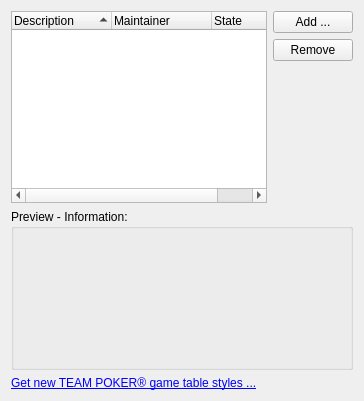
           <widget class="QWidget" name="tab_3">
            <attribute name="title">
             <string>Game Table</string>
            </attribute>
            <layout class="QGridLayout" name="gridLayout_13">
             <item row="0" column="1">
              <layout class="QVBoxLayout" name="verticalLayout">
               <item>
                <widget class="QPushButton" name="pushButton_addGameTableStyle">
                 <property name="text">
                  <string>Add ...</string>
                 </property>
                </widget>
               </item>
               <item>
                <widget class="QPushButton" name="pushButton_removeGameTableStyle">
                 <property name="text">
                  <string>Remove</string>
                 </property>
                </widget>
               </item>
               <item>
                <spacer name="verticalSpacer_3">
                 <property name="orientation">
                  <enum>Qt::Vertical</enum>
                 </property>
                 <property name="sizeHint" stdset="0">
                  <size>
                   <width>20</width>
                   <height>17</height>
                  </size>
                 </property>
                </spacer>
               </item>
              </layout>
             </item>
             <item row="1" column="0" colspan="2">
              <widget class="QGroupBox" name="groupBox_13">
               <property name="title">
                <string>Preview - Information:</string>
               </property>
               <layout class="QGridLayout" name="gridLayout_15">
                <item row="0" column="0">
                 <widget class="QLabel" name="label_gameTableStylePreview">
                  <property name="minimumSize">
                   <size>
                    <width>160</width>
                    <height>120</height>
                   </size>
                  </property>
                  <property name="maximumSize">
                   <size>
                    <width>160</width>
                    <height>120</height>
                   </size>
                  </property>
                  <property name="text">
                   <string/>
                  </property>
                 </widget>
                </item>
                <item row="0" column="1">
                 <widget class="QLabel" name="label_gameTableStyleInfo">
                  <property name="text">
                   <string/>
                  </property>
                  <property name="textFormat">
                   <enum>Qt::RichText</enum>
                  </property>
                  <property name="alignment">
                   <set>Qt::AlignLeading|Qt::AlignLeft|Qt::AlignTop</set>
                  </property>
                 </widget>
                </item>
               </layout>
              </widget>
             </item>
             <item row="2" column="0" colspan="2">
              <widget class="QLabel" name="label_55">
               <property name="text">
                <string>&lt;!DOCTYPE HTML PUBLIC &quot;-//W3C//DTD HTML 4.0//EN&quot; &quot;http://www.w3.org/TR/REC-html40/strict.dtd&quot;&gt;
&lt;html&gt;&lt;head&gt;&lt;meta name=&quot;qrichtext&quot; content=&quot;1&quot; /&gt;&lt;style type=&quot;text/css&quot;&gt;
p, li { white-space: pre-wrap; }
&lt;/style&gt;&lt;/head&gt;&lt;body&gt;
&lt;p style=&quot; margin-top:0px; margin-bottom:0px; margin-left:0px; margin-right:0px; -qt-block-indent:0; text-indent:0px;&quot;&gt;&lt;a href=&quot;http://http://www.teampoker.com/table_style/&quot;&gt;&lt;span style=&quot; text-decoration: underline; color:#0000ff;&quot;&gt;Get new TEAM POKER® game table styles ...&lt;/span&gt;&lt;/a&gt;&lt;/p&gt;&lt;/body&gt;&lt;/html&gt;</string>
               </property>
               <property name="openExternalLinks">
                <bool>true</bool>
               </property>
              </widget>
             </item>
             <item row="0" column="0">
              <widget class="QTreeWidget" name="treeWidget_gameTableStyles">
               <property name="indentation">
                <number>5</number>
               </property>
               <property name="rootIsDecorated">
                <bool>false</bool>
               </property>
               <property name="itemsExpandable">
                <bool>false</bool>
               </property>
               <property name="sortingEnabled">
                <bool>true</bool>
               </property>
               <property name="allColumnsShowFocus">
                <bool>true</bool>
               </property>
               <property name="columnCount">
                <number>3</number>
               </property>
               <attribute name="headerCascadingSectionResizes">
                <bool>false</bool>
               </attribute>
               <attribute name="headerShowSortIndicator" stdset="0">
                <bool>true</bool>
               </attribute>
               <column>
                <property name="text">
                 <string>Description</string>
                </property>
               </column>
               <column>
                <property name="text">
                 <string>Maintainer</string>
                </property>
               </column>
               <column>
                <property name="text">
                 <string>State</string>
                </property>
               </column>
              </widget>
             </item>
            </layout>
           </widget>
